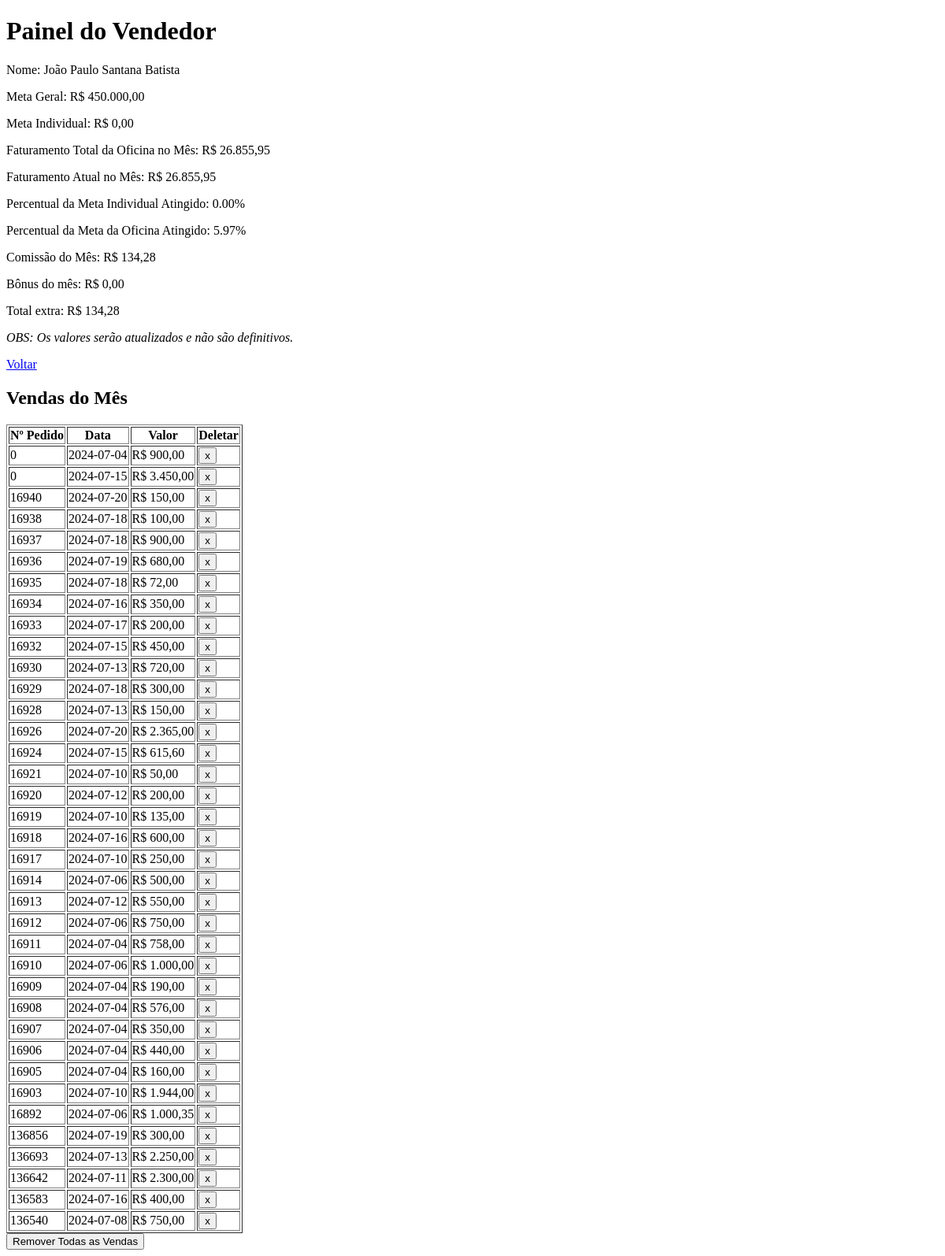
Page /dashboard/8 (signed in) on the committed database.
### tables this page shows
CREATE TABLE Users (
        id INTEGER PRIMARY KEY AUTOINCREMENT,
        username TEXT NOT NULL,
        password TEXT NOT NULL,
        name TEXT NOT NULL,  -- Nome completo do usuário
        role TEXT NOT NULL  -- 'seller' ou 'master'
    , branch TEXT DEFAULT 'Loja');

CREATE TABLE GeneralGoals (
        id INTEGER PRIMARY KEY AUTOINCREMENT,
        goal REAL NOT NULL
    );

CREATE TABLE Sales (
        id INTEGER PRIMARY KEY AUTOINCREMENT,
        date DATE NOT NULL,
        amount REAL NOT NULL,
        user_id INTEGER,
        order_number TEXT NOT NULL,
        FOREIGN KEY(user_id) REFERENCES Users(id)
    );

### modules/dashboards/__init__.py (the view, shortened to what this page needs)
@dashboards_bp.route('/dashboard', defaults={'seller_id': None})
@dashboards_bp.route('/dashboard/<int:seller_id>')
def dashboard(seller_id):
    if 'user_id' not in session:
        return redirect(url_for('users.login'))
    user_id = session['user_id']
    user_role = session['role']
    conn = get_db_connection()
    cursor = conn.cursor()
    if user_role == 'seller' or (user_role == 'master' and seller_id is None):
        seller_id = user_id
    cursor.execute('SELECT name, branch FROM Users WHERE id = ?', (seller_id,))
    user_info = cursor.fetchone()
    user_name = user_info['name']
    user_branch = user_info['branch']
    cursor.execute('''
        SELECT SUM(amount) AS total_seller_sales
        FROM Sales
        WHERE user_id = ?
        AND strftime('%m', date) = strftime('%m', 'now')
        AND strftime('%Y', date) = strftime('%Y', 'now')
    ''', (seller_id,))
    total_saleseller_s_row = cursor.fetchone()
    total_seller_sales = total_saleseller_s_row['total_seller_sales'] if total_saleseller_s_row and total_saleseller_s_row['total_seller_sales'] else 0
    cursor.execute('SELECT goal FROM IndividualGoals WHERE user_id = ?', (seller_id,))
    individual_goal_row = cursor.fetchone()
    individual_goal = individual_goal_row['goal'] if individual_goal_row else 0
    cursor.execute('''
        SELECT SUM(amount) AS total_branch_sales
        FROM Sales
        WHERE user_id IN (SELECT id FROM Users WHERE branch = ?)
        AND strftime('%m', date) = strftime('%m', 'now')
        AND strftime('%Y', date) = strftime('%Y', 'now')
    ''', (user_branch,))
    total_branch_sales_row = cursor.fetchone()
    total_branch_sales = total_branch_sales_row['total_branch_sales'] if total_branch_sales_row and total_branch_sales_row['total_branch_sales'] else 0
    cursor.execute('SELECT goal FROM GeneralGoals ORDER BY id DESC LIMIT 1')
    general_goal_row = cursor.fetchone()
    general_goal = float(general_goal_row['goal']) if general_goal_row else 0
    cursor.execute('''
        SELECT date, amount, order_number, id
        FROM Sales
        WHERE user_id = ?
        AND strftime('%m', date) = strftime('%m', 'now')
        AND strftime('%Y', date) = strftime('%Y', 'now')
        ORDER BY order_number DESC
    ''', (seller_id,))
    vendas = cursor.fetchall()
    individual_percentage = (total_seller_sales / individual_goal) * 100 if individual_goal else 0
    branch_percentage = (total_branch_sales / general_goal) * 100 if general_goal else 0
    if user_branch == 'Loja':
        commission_rate = 0.01
        bonus_rate = 0
        if total_seller_sales >= 225000:
            bonus_rate = 0.006
        elif total_seller_sales >= 170000:
            bonus_rate = 0.004
        elif total_seller_sales >= 130000:
            bonus_rate = 0.003
    elif user_branch == 'Oficina':
        bonus_rate = 0
        commission_rate = 0.005
        if total_branch_sales >= 500000:
            commission_rate = 0.01
    commission = total_seller_sales * commission_rate
    bonus = total_seller_sales * bonus_rate
    extra_total = commission + bonus
    if user_role == 'seller' or (user_role == 'master' and seller_id != user_id):
        conn.close()
        return render_template('seller_dashboard.html',
                               total_seller_sales=total_seller_sales,
                               total_branch_sales=total_branch_sales,
                               individual_percentage=individual_percentage,
                               branch_percentage=branch_percentage,
                               user_id=user_id,
                               user_name=user_name,
                               general_goal=general_goal,
                               vendas=vendas,
                               individual_goal=individual_goal,
                               commission=commission,
                               bonus=bonus,
                               extra_total=extra_total,
                               user_branch=user_branch,
                               user_role=user_role)

### modules/db.py (called while the page is built)
def get_db_connection():
    conn = sqlite3.connect('sales_tracking.db')
    conn.row_factory = sqlite3.Row
    return conn

### utils/text_utils.py (called while the page is built)
def format_currency(value):
    return f'R$ {value:,.2f}'.replace(',', 'X').replace('.', ',').replace('X', '.')

def format_percentage(value):
    return f'{value:,.2f}%'.replace(',', 'X').replace('X', '.')

### templates/seller_dashboard.html (shortened to what this page needs)
{% extends "base.html" %}
{% block content %}
<h1>Painel do Vendedor</h1>
<p>Nome: {{user_name}}</p>
<p>Meta Geral: {{ general_goal | float | currency }}</p>
<p>Meta Individual: {{ individual_goal | float | currency }}</p>
<p>Faturamento Total da {{ user_branch }} no Mês: {{ total_branch_sales | float | currency }}</p>
<p>Faturamento Atual no Mês: {{ total_seller_sales | float | currency }}</p>
<p>Percentual da Meta Individual Atingido: {{ individual_percentage | float | percentage}}</p>
<p>Percentual da Meta da {{user_branch}} Atingido: {{ branch_percentage | float | percentage}}</p>
<p>Comissão do Mês: {{ commission | float | currency }}</p>
<p>Bônus do mês: {{ bonus | float | currency }}</p>
<p>Total extra: {{ extra_total | float | currency }}</p>
<p><em>OBS: Os valores serão atualizados e não são definitivos.</em></p>
{% if user_role == 'master' %}
<a href="{{ url_for('dashboards.dashboard') }}">Voltar</a>
{% elif user_role == 'seller' %}
<a href="{{ url_for('users.logout') }}">Logout</a>
{% endif %}
<h2>Vendas do Mês</h2>
<table border="1">
    <tr>
        <th>Nº Pedido</th>
        <th>Data</th>
        <th>Valor</th>
        {% if user_role == 'master' %}
        <th>Deletar</th>
        {% endif %}
    </tr>
    {% for venda in vendas %}
    <tr>
        <td>{{ venda['order_number']  | float | int }}</td>
        <td>{{ venda['date'] }}</td>
        <td>{{ venda['amount'] | float | currency }}</td>
        {% if user_role == 'master' %}
        <td>
            <form action="{{ url_for('sales.delete_sale', sale_id=venda['id']) }}" method="post" style="display:inline;">
                <button type="submit" onclick="return confirm('Tem certeza que deseja deletar esta venda?');">x</button>
            </form>
        </td>
        {% endif %}
    </tr>
    {% endfor %}
</table>
{% if user_role == 'master' %}
<form action="{{ url_for('sales.delete_all_sales', seller_id=user_id) }}" method="post">
    <button type="submit" onclick="return confirm('Tem certeza que deseja deletar todas as vendas deste vendedor?');">Remover Todas as Vendas</button>
</form>
{% endif %}
{% endblock %}

### rows in the picture
Users: name "João Paulo Santana Batista", branch "Oficina"
GeneralGoals: goal "R$ 450.000,00"
Sales: order_number "0", date "2024-07-04", amount "R$ 900,00"
Sales: order_number "0", date "2024-07-15", amount "R$ 3.450,00"
Sales: order_number "16940", date "2024-07-20", amount "R$ 150,00"
Sales: order_number "16938", date "2024-07-18", amount "R$ 100,00"
Sales: order_number "16937", date "2024-07-18", amount "R$ 900,00"
Sales: order_number "16936", date "2024-07-19", amount "R$ 680,00"
Sales: order_number "16935", date "2024-07-18", amount "R$ 72,00"
Sales: order_number "16934", date "2024-07-16", amount "R$ 350,00"
Sales: order_number "16933", date "2024-07-17", amount "R$ 200,00"
Sales: order_number "16932", date "2024-07-15", amount "R$ 450,00"
Sales: order_number "16930", date "2024-07-13", amount "R$ 720,00"
Sales: order_number "16929", date "2024-07-18", amount "R$ 300,00"
Sales: order_number "16928", date "2024-07-13", amount "R$ 150,00"
Sales: order_number "16926", date "2024-07-20", amount "R$ 2.365,00"
Sales: order_number "16924", date "2024-07-15", amount "R$ 615,60"
Sales: order_number "16921", date "2024-07-10", amount "R$ 50,00"
Sales: order_number "16920", date "2024-07-12", amount "R$ 200,00"
Sales: order_number "16919", date "2024-07-10", amount "R$ 135,00"
Sales: order_number "16918", date "2024-07-16", amount "R$ 600,00"
Sales: order_number "16917", date "2024-07-10", amount "R$ 250,00"
Sales: order_number "16914", date "2024-07-06", amount "R$ 500,00"
Sales: order_number "16913", date "2024-07-12", amount "R$ 550,00"
Sales: order_number "16912", date "2024-07-06", amount "R$ 750,00"
Sales: order_number "16911", date "2024-07-04", amount "R$ 758,00"
Sales: order_number "16910", date "2024-07-06", amount "R$ 1.000,00"
Sales: order_number "16909", date "2024-07-04", amount "R$ 190,00"
Sales: order_number "16908", date "2024-07-04", amount "R$ 576,00"
Sales: order_number "16907", date "2024-07-04", amount "R$ 350,00"
Sales: order_number "16906", date "2024-07-04", amount "R$ 440,00"
Sales: order_number "16905", date "2024-07-04", amount "R$ 160,00"
Sales: order_number "16903", date "2024-07-10", amount "R$ 1.944,00"
Sales: order_number "16892", date "2024-07-06", amount "R$ 1.000,35"
Sales: order_number "136856", date "2024-07-19", amount "R$ 300,00"
Sales: order_number "136693", date "2024-07-13", amount "R$ 2.250,00"
Sales: order_number "136642", date "2024-07-11", amount "R$ 2.300,00"
Sales: order_number "136583", date "2024-07-16", amount "R$ 400,00"
Sales: order_number "136540", date "2024-07-08", amount "R$ 750,00"

### other values in the picture
{{ individual_goal | float | currency }} "R$ 0,00"
{{ total_branch_sales | float | currency }} "R$ 26.855,95"
{{ total_seller_sales | float | currency }} "R$ 26.855,95"
{{ individual_percentage | float | percentage }} "0.00%"
{{ branch_percentage | float | percentage }} "5.97%"
{{ commission | float | currency }} "R$ 134,28"
{{ bonus | float | currency }} "R$ 0,00"
{{ extra_total | float | currency }} "R$ 134,28"
